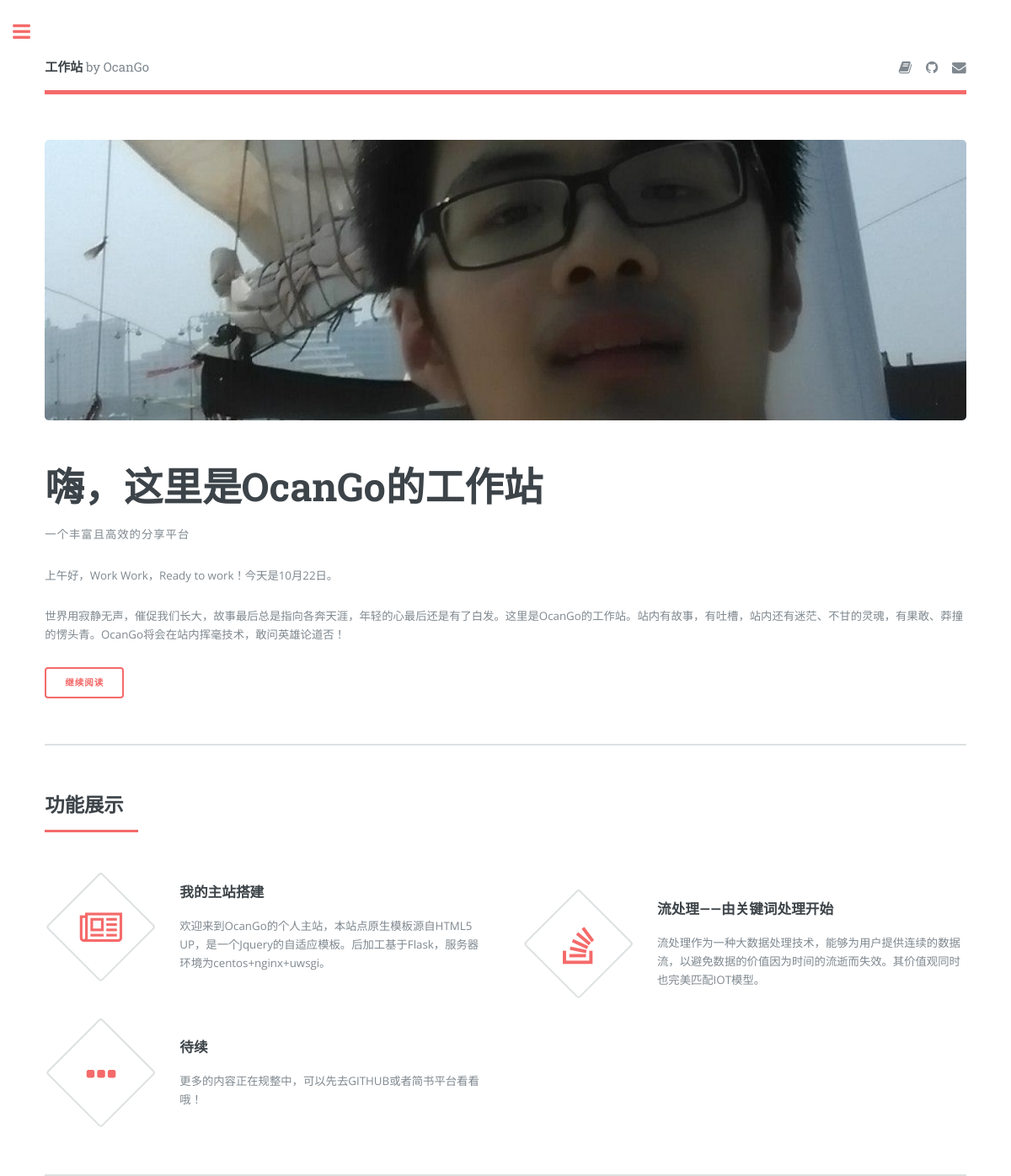
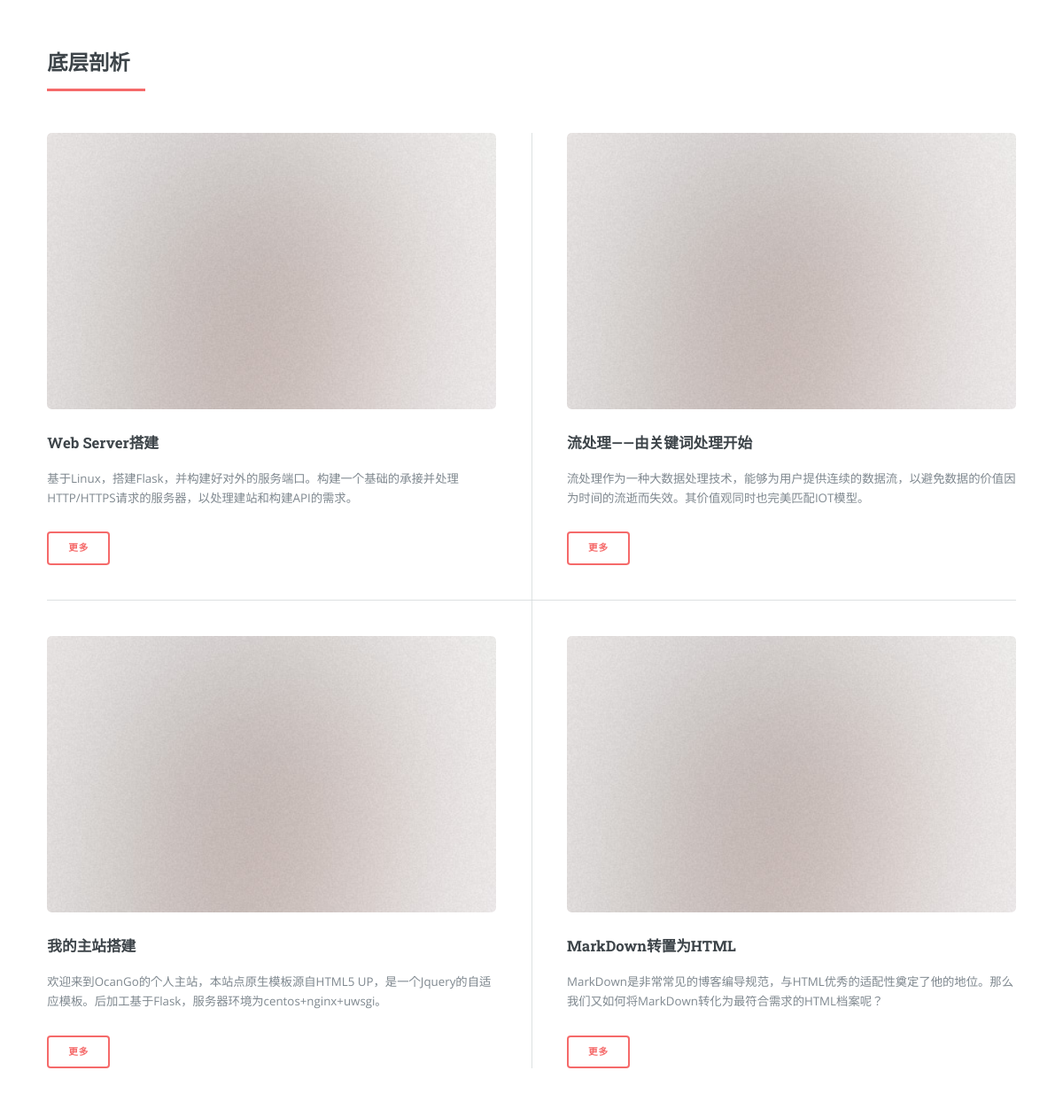
The page / on the database its author committed (2 pictures, top to bottom).
### models/projects.py (models this page shows, shortened)
class ProjectModel(db.Model):
    __tablename__='project'
    id = db.Column(db.Integer, primary_key=True)
    name = db.Column(db.String(80))
    icon = db.Column(db.String(40))
    weight = db.Column(db.Integer,nullable=False)#权重,默认1,最大10，不实际卡控
    introduce = db.Column(db.String(1000))
    article_url = db.Column(db.Boolean,default=False,nullable=False)
    create_time = db.Column(db.DateTime , nullable=False , default=datetime.now)
    articles = db.relationship('ArticleModel', lazy='dynamic')
    features = db.relationship('FeatureModel', lazy='dynamic')
    def json(self):
        store = self.articles.filter_by(topic=self.name).first()
        return {
            "id":self.id,
            "name":self.name,
            "icon":self.icon,
            "introduce":self.introduce,
            "article_url":self.article_url,
            "article_id":store.id if store is not None else -1
        }
    @classmethod
    def get_all_projects_bytree(cls):
        return [
            {
                'id':project.id,
                'name':project.name
            } for project in cls.query.all()
        ]
    @classmethod
    def get_all_projects_bydict(cls,maxindex = 4):
        return [project.json() for project in (cls.query.order_by(cls.weight.desc()).limit(maxindex).all() if maxindex is not None else cls.query.order_by(cls.weight.desc()).all())]

### models/articles.py (models this page shows, shortened)
class ArticleModel(db.Model):
    __tablename__='article'
    id = db.Column(db.Integer, primary_key=True)
    topic = db.Column(db.String(80))
    picture_url = db.Column(db.String(80))
    article_url = db.Column(db.Boolean,default=False,nullable=False)
    weight = db.Column(db.Integer,nullable=False)#权重,默认1,最大10，不实际卡控
    introduce = db.Column(db.String(1000))
    link_project = db.Column(db.Integer, db.ForeignKey('project.id'))
    create_time = db.Column(db.DateTime , nullable=False , default=datetime.now)
    store = db.relationship('ProjectModel')
    def json(self):
        return {
            "id":self.id,
            "topic":self.topic,
            "picture_url":self.picture_url,
            "article_url":self.article_url,
            "introduce":self.introduce,
            "link_project":self.link_project
        }
    @classmethod
    def get_all_acricles_bydict(cls,maxindex = 6):
        return [article.json() for article in (cls.query.order_by(cls.weight.desc()).limit(maxindex).all() if maxindex is not None else cls.query.order_by(cls.weight.desc()).all())]

### app.py (the view)
@app.route('/')
def index():
    print(ProjectModel.get_all_projects_bytree())
    return render_template(
        'index.html',
        now_time=main_parse.welcome_home(),
        projects=ProjectModel.get_all_projects_bydict(),
        articles=ArticleModel.get_all_acricles_bydict(),
        sidebar_project = ProjectModel.get_all_projects_bytree()
    )

### main_parse.py (called while the page is built)
def welcome_home():
    utc_time = datetime.utcnow().replace(tzinfo=utc_tz)
    now_time = utc_time.astimezone(cst_tz)
    for i in range(len(hour_to_zone)):
        if now_time.hour in hour_to_zone[i]:
            welcome_text = zone_to_text.get(i,'Welcome！')
    welcome_text += '' +'今天是' + now_time.strftime('%m') + '月' + now_time.strftime('%d') + '日。'
    return welcome_text

### templates/index.html (shortened to what this page needs)
{% extends "base/base.html" %}
{% block mainbody %}
		<section id="banner">
			<div class="content">
				<header>
					<h1>嗨，这里是OcanGo的工作站</h1>
					<p>一个丰富且高效的分享平台</p>
				</header>
				<p>{{now_time}}</p>
				<p>世界用寂静无声，催促我们长大，故事最后总是指向各奔天涯，年轻的心最后还是有了白发。这里是OcanGo的工作站。站内有故事，有吐槽，站内还有迷茫、不甘的灵魂，有果敢、莽撞的愣头青。OcanGo将会在站内挥毫技术，敢问英雄论道否！</p>
				<ul class="actions">
					<li><a class="button big" href="javascript:void(0)" onclick="showText(this)">继续阅读</a></li>
				</ul>
			</div>
			<span class="image object">
				<img src="{{ url_for('static', filename='images/pic10.jpg') }}" alt="脸就是要大" />
			</span>
		</section>
		<section>
			<header class="major">
				<h2>功能展示</h2>
			</header>
			<div class="features">
				{% for project in projects %}
				<article id="{{project.article_id}}" onclick="blink_to_acticle(this,'article')" class='clickable'>
					<span class="icon {{ project.icon }}"></span>
					<div class="content">
						<h3>{{project.name}}</h3>
						<p>{{project.introduce}}</p>
					</div>
				</article>
				{% endfor%}
				<article>
					<span class="icon fa-ellipsis-h"></span>
					<div class="content">
						<h3>待续</h3>
						<p>更多的内容正在规整中，可以先去GITHUB或者简书平台看看哦！</p>
					</div>
				</article>
			</div>
		</section>
		<section>
			<header class="major">
				<h2>底层剖析</h2>
			</header>
			<div class="posts">
				{% for article in articles %}
				<article>
					<a href="{{ url_for('articles',topic=article.id) }}" class="image"><img src="{{ url_for('static', filename=article.picture_url) }}" alt="" /></a>
					<h3>{{article.topic}}</h3>
					<p>{{article.introduce}}</p>
					<ul class="actions">
						<li>
							<a href="{{url_for('articles',topic=article.id)}}" class="button">更多</a></li>
					</ul>
				</article>
				{% endfor %}
			</div>
		</section>
{% endblock %}

### templates/base/base.html (shortened to what this page needs)
<!DOCTYPE HTML>
<html>
	<head>
        <link rel="stylesheet" href="{{ url_for('static', filename='assets/css/main.css') }}" />
	</head>
	<body class="is-preload">
			<div id="wrapper">
					<div id="main">
						<div class="inner">
								<header id="header">
									<a href="{{ url_for('index') }}" class="logo"><strong>工作站</strong> by OcanGo</a>
									<ul class="icons">
										<li><a href="https://www.jianshu.com/u/9fd2055a348f" class="icon fa-book"><span class="label">简书</span></a></li>
										<li><a href="https://github.com/Ocango" class="icon fa-github"><span class="label">GitHub</span></a></li>
										<li><a href="mailto:langjiandeyouyu@163.com?subject=在OcanGo的工作站：" class="icon fa-envelope"><span class="label">邮箱</span></a></li>
									</ul>
								</header>
                                {% block mainbody %}
                                {% endblock %}
						</div>
					</div>
			</div>
	</body>
</html>

### rows shown on the page
ProjectModel: name "我的主站搭建", introduce "欢迎来到OcanGo的个人主站，本站点原生模板源自HTML5 UP，是一个Jquery的自适应模板。后加工基于Flask，服务器环境为centos+nginx+uwsgi。"
ProjectModel: name "流处理——由关键词处理开始", introduce "流处理作为一种大数据处理技术，能够为用户提供连续的数据流，以避免数据的价值因为时间的流逝而失效。其价值观同时也完美匹配IOT模型。"
ArticleModel: picture_url (picture), topic "Web Server搭建", introduce "基于Linux，搭建Flask，并构建好对外的服务端口。构建一个基础的承接并处理HTTP/HTTPS请求的服务器，以处理建站和构建API的需求。"
ArticleModel: picture_url (picture), topic "流处理——由关键词处理开始", introduce "流处理作为一种大数据处理技术，能够为用户提供连续的数据流，以避免数据的价值因为时间的流逝而失效。其价值观同时也完美匹配IOT模型。"
ArticleModel: picture_url (picture), topic "我的主站搭建", introduce "欢迎来到OcanGo的个人主站，本站点原生模板源自HTML5 UP，是一个Jquery的自适应模板。后加工基于Flask，服务器环境为centos+nginx+uwsgi。"
ArticleModel: picture_url (picture), topic "MarkDown转置为HTML", introduce "MarkDown是非常常见的博客编导规范，与HTML优秀的适配性奠定了他的地位。那么我们又如何将MarkDown转化为最符合需求的HTML档案呢？"

### other values the page prints
{{ now_time }} "上午好，Work Work，Ready to work！今天是10月22日。"
